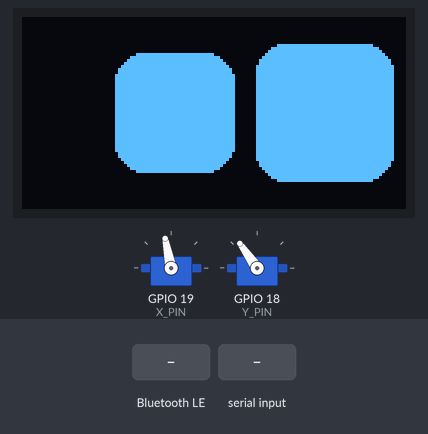
The sketch below on a simulated ESP32. On the bench: 128×64 one-colour display, 2 × servo. Inputs (shaded band) come from the test bench. Random numbers use the default seed unless the sketch sets one; nothing arrives over Bluetooth unless stated; a phone connects over Bluetooth LE 3 s after start; what the sketch prints to the serial monitor is not drawn.

Above: at 10.4 s.
10.5 s: Bluetooth LE write "eye_happy" received
At 12.9 s:
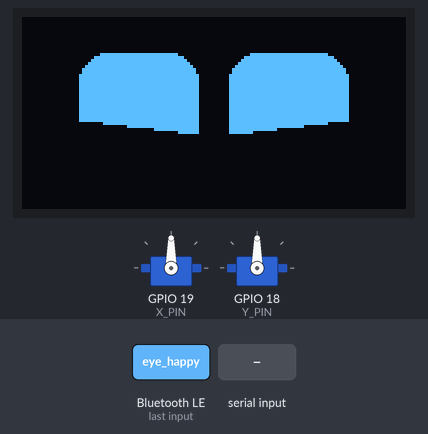
13.2 s: "head_left\n" received over Serial
At 14.0 s:
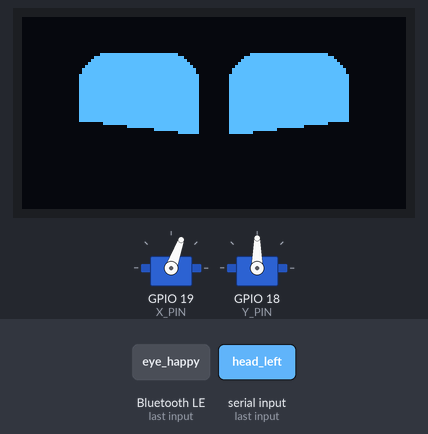
14.8 s: Bluetooth LE write "eye_sad" received
At 15.9 s:
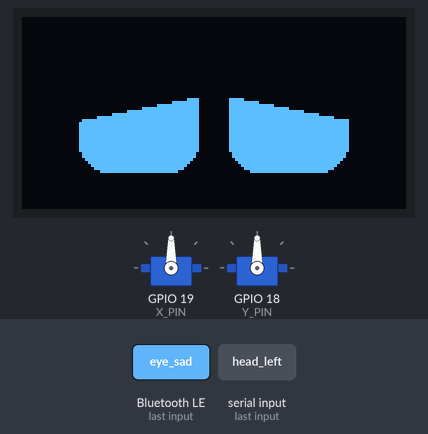
16.5 s: "eye_anger\n" received over Serial
At 17.3 s:
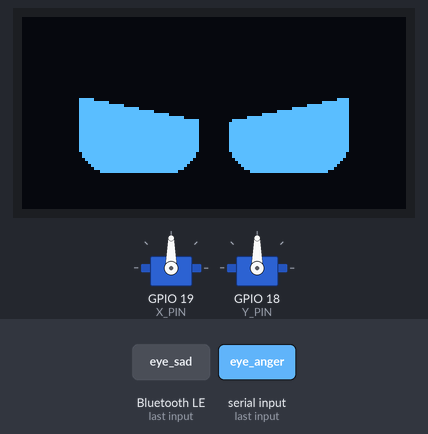
18.2 s: Bluetooth LE write "eye_surprise" received
At 19.7 s:
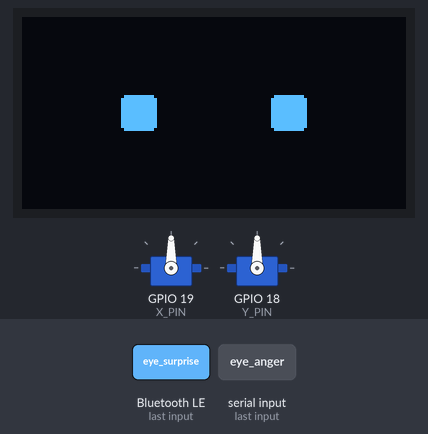
20.0 s: "eye_right\n" received over Serial
At 41.3 s:
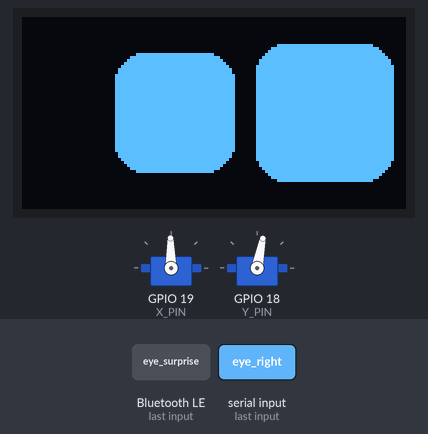
Timing chart, 0 to 43.0 s (numbered marks = the images above; inputs shaded):
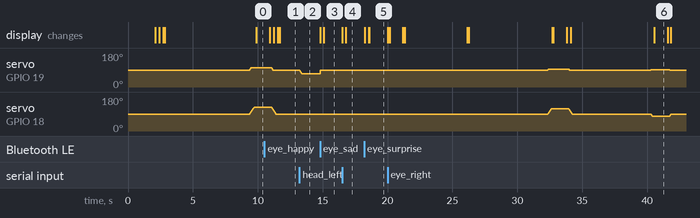

Measured:
- after the input at 13.2 s, servo on GPIO 19 (X_PIN): moves from 90° to 70° over 0.19 s, starting at once
- after the input at 14.8 s, servo on GPIO 19 (X_PIN): 70° → 90° at once; the display: first changes at once (image 3 shows a later state)
- after the input at 16.5 s, the display: first changes at once (image 4 shows a later state)
- after the input at 18.2 s, the display: first changes at once (image 5 shows a later state)
- what the display in image 6 shows lasts 1.0 s, from 40.6 s to 41.6 s

The sketch:

esp32_v1.1.0.ino
```cpp
#include <Arduino.h>
#include <Wire.h>
#include <Adafruit_SSD1306.h>
#include <ESP32Servo.h>
#include <BLEDevice.h>
#include <BLEServer.h>
#include <BLEUtils.h>
#include <BLE2902.h>
#include <queue>

// OLED
#define SCREEN_WIDTH 128
#define SCREEN_HEIGHT 64
#define OLED_RESET -1
#define SCREEN_ADDRESS 0x3C
Adafruit_SSD1306 display(SCREEN_WIDTH, SCREEN_HEIGHT, &Wire, OLED_RESET);

// Servo
#define X_PIN 19
#define Y_PIN 18
#define STEP 1
#define SERVO_DELAY 10
#define X_CENTER 90
#define X_OFFSET 25
#define Y_CENTER 90
#define Y_OFFSET 45
const int x_min = X_CENTER - X_OFFSET;
const int x_max = X_CENTER + X_OFFSET;
const int y_min = Y_CENTER - Y_OFFSET;
const int y_max = Y_CENTER + Y_OFFSET;
Servo servo_x;
Servo servo_y;

#define SERVICE_UUID        "4db9a22d-6db4-d9fe-4d93-38e350abdc3c"
#define CHARACTERISTIC_UUID "ff1cdaef-0105-e4fb-7be2-018500c2e927"
static unsigned long last_time = 0;
std::queue<String> commandQueue;

// Adjustable
const int ref_eye_height = 40;
const int ref_eye_width = 40;
const int ref_space_between_eye = 10;
const int ref_corner_radius = 10;

// Current state of the eyes
int left_eye_height = ref_eye_height;
int left_eye_width = ref_eye_width;
int right_eye_x = 32 + ref_eye_width + ref_space_between_eye;
int left_eye_x = 32;
int left_eye_y = 32;
int right_eye_y = 32;
int right_eye_height = ref_eye_height;
int right_eye_width = ref_eye_width;

// Functions
void draw_eyes(bool update = true) {
  display.clearDisplay();
  //draw from center
  int x = int(left_eye_x - left_eye_width / 2);
  int y = int(left_eye_y - left_eye_height / 2);
  display.fillRoundRect(x, y, left_eye_width, left_eye_height, ref_corner_radius, SSD1306_WHITE);
  x = int(right_eye_x - right_eye_width / 2);
  y = int(right_eye_y - right_eye_height / 2);
  display.fillRoundRect(x, y, right_eye_width, right_eye_height, ref_corner_radius, SSD1306_WHITE);
  if (update) {
    display.display();
  }
}

void eye_center(bool update = true) {
  //move eyes to the center of the display, defined by SCREEN_WIDTH, SCREEN_HEIGHT
  left_eye_height = ref_eye_height;
  left_eye_width = ref_eye_width;
  right_eye_height = ref_eye_height;
  right_eye_width = ref_eye_width;

  left_eye_x = SCREEN_WIDTH / 2 - ref_eye_width / 2 - ref_space_between_eye / 2;
  left_eye_y = SCREEN_HEIGHT / 2;
  right_eye_x = SCREEN_WIDTH / 2 + ref_eye_width / 2 + ref_space_between_eye / 2;
  right_eye_y = SCREEN_HEIGHT / 2;

  draw_eyes(update);
}

void eye_blink(int speed = 12) {
  draw_eyes();
  for (int i = 0; i < 3; i++) {
    left_eye_height = left_eye_height - speed;
    right_eye_height = right_eye_height - speed;
    draw_eyes();
  }
  for (int i = 0; i < 3; i++) {
    left_eye_height = left_eye_height + speed;
    right_eye_height = right_eye_height + speed;
    draw_eyes();
  }
}

void eye_sleep() {  // DRAWS A LINE TO LOOK LIKE SLEEPING
  left_eye_height = 2;
  right_eye_height = 2;
  draw_eyes(true);
}

void eye_wakeup() {  // WAKE UP THE EYES FROM AN LINE TO ROUND CORNERED SQUARE
  eye_sleep();
  for (int h = 0; h <= ref_eye_height; h += 2) {
    left_eye_height = h;
    right_eye_height = h;
    draw_eyes(true);
  }
}

void eye_happy() {
  eye_center(false);
  //draw inverted triangle over eye lower part
  int offset = ref_eye_height / 2;
  for (int i = 0; i < 10; i++) {
    display.fillTriangle(
      left_eye_x - left_eye_width / 2 - 1, left_eye_y + offset,
      left_eye_x + left_eye_width / 2 + 1, left_eye_y + 5 + offset,
      left_eye_x - left_eye_width / 2 - 1, left_eye_y + left_eye_height + offset,
      SSD1306_BLACK
    );
    display.fillTriangle(
      right_eye_x + right_eye_width / 2 + 1, right_eye_y + offset,
      right_eye_x - left_eye_width / 2 - 1, right_eye_y + 5 + offset,
      right_eye_x + right_eye_width / 2 + 1, right_eye_y + right_eye_height + offset,
      SSD1306_BLACK
    );
    offset -= 2;
    display.display();
  }
  display.display();
  delay(100);
}

void eye_sad() {
  eye_center(false);
  int offset = ref_eye_height / 2;
  for (int i = 0; i < 10; i++) {
    display.fillTriangle(
      left_eye_x - left_eye_width / 2 - 5, left_eye_y - offset + 5,
      left_eye_x + left_eye_width / 2 + 5, left_eye_y - 5 - offset,
      left_eye_x - left_eye_width / 2 - 5, left_eye_y - left_eye_height - offset,
      SSD1306_BLACK
    );
    display.fillTriangle(
      right_eye_x + right_eye_width / 2 + 5, right_eye_y - offset + 5,
      right_eye_x - left_eye_width / 2 - 5, right_eye_y - 5 - offset,
      right_eye_x + right_eye_width / 2 + 5, right_eye_y - left_eye_height - offset,
      SSD1306_BLACK
    );
    offset -= 2;
    display.display();
  }
  display.display();
  delay(100);
}

void eye_anger() {
  eye_center(false);
  int offset = ref_eye_height / 2;
  for (int i = 0; i < 10; i++) {
    display.fillTriangle(
      left_eye_x + left_eye_width / 2 + 5, left_eye_y - offset + 5,
      left_eye_x - left_eye_width / 2 - 5, left_eye_y - 5 - offset,
      left_eye_x + left_eye_width / 2 + 5, left_eye_y - left_eye_height - offset,
      SSD1306_BLACK
    );
    display.fillTriangle(
      right_eye_x - right_eye_width / 2 - 5, right_eye_y - offset + 5,
      right_eye_x + right_eye_width / 2 + 5, right_eye_y - 5 - offset,
      right_eye_x - right_eye_width / 2 - 5, right_eye_y - left_eye_height - offset,
      SSD1306_BLACK
    );
    offset -= 2;
    display.display();
  }
  display.display();
  delay(100);
}

void eye_surprise() {
  eye_center(false);
  int initial_width = left_eye_width;
  int initial_height = left_eye_height;
  int min_width = 10;
  int min_height = 10;
  int corner_radius = ref_corner_radius;

  while (initial_width > min_width && initial_height > min_height) {
    display.clearDisplay();
    int x = int(left_eye_x - initial_width / 2);
    int y = int(left_eye_y - initial_height / 2);
    display.fillRoundRect(x, y, initial_width, initial_height, corner_radius, SSD1306_WHITE);
    x = int(right_eye_x - initial_width / 2);
    y = int(right_eye_y - initial_height / 2);
    display.fillRoundRect(x, y, initial_width, initial_height, corner_radius, SSD1306_WHITE);
    display.display();

    initial_width -= 2;
    initial_height -= 2;
    corner_radius = max(corner_radius - 1, 1);
  }
  delay(100);
}


void saccade(int direction_x, int direction_y) {
  //quick movement of the eye, no size change. stay at position after movement, will not move back,  call again with opposite direction
  //direction == -1 :  move left
  //direction == 1 :  move right

  int direction_x_movement_amplitude = 8;
  int direction_y_movement_amplitude = 6;
  int eye_blink_amplitude = 8;

  for (int i = 0; i < 1; i++) {
    left_eye_x += direction_x_movement_amplitude * direction_x;
    right_eye_x += direction_x_movement_amplitude * direction_x;
    left_eye_y += direction_y_movement_amplitude * direction_y;
    right_eye_y += direction_y_movement_amplitude * direction_y;
    right_eye_height -= eye_blink_amplitude;
    left_eye_height -= eye_blink_amplitude;
    draw_eyes();
    delay(1);
  }

  for (int i = 0; i < 1; i++) {
    left_eye_x += direction_x_movement_amplitude * direction_x;
    right_eye_x += direction_x_movement_amplitude * direction_x;
    left_eye_y += direction_y_movement_amplitude * direction_y;
    right_eye_y += direction_y_movement_amplitude * direction_y;
    right_eye_height += eye_blink_amplitude;
    left_eye_height += eye_blink_amplitude;
    draw_eyes();
    delay(1);
  }
}

void move_eye(int direction) {  // MOVES TO RIGHT OR LEFT DEPENDING ON 1 OR -1 INPUT.
  //direction == -1 :  move left
  //direction == 1 :  move right

  int direction_oversize = 1;
  int direction_movement_amplitude = 2;
  int eye_blink_amplitude = 5;

  for (int i = 0; i < 3; i++) {
    left_eye_x += direction_movement_amplitude * direction;
    right_eye_x += direction_movement_amplitude * direction;
    right_eye_height -= eye_blink_amplitude;
    left_eye_height -= eye_blink_amplitude;
    if (direction > 0) {
      right_eye_height += direction_oversize;
      right_eye_width += direction_oversize;
    } else {
      left_eye_height += direction_oversize;
      left_eye_width += direction_oversize;
    }

    draw_eyes();
    delay(1);
  }
  for (int i = 0; i < 3; i++) {
    left_eye_x += direction_movement_amplitude * direction;
    right_eye_x += direction_movement_amplitude * direction;
    right_eye_height += eye_blink_amplitude;
    left_eye_height += eye_blink_amplitude;
    if (direction > 0) {
      right_eye_height += direction_oversize;
      right_eye_width += direction_oversize;
    } else {
      left_eye_height += direction_oversize;
      left_eye_width += direction_oversize;
    }
    draw_eyes();
    delay(1);
  }

  delay(1000);

  for (int i = 0; i < 3; i++) {
    left_eye_x -= direction_movement_amplitude * direction;
    right_eye_x -= direction_movement_amplitude * direction;
    right_eye_height -= eye_blink_amplitude;
    left_eye_height -= eye_blink_amplitude;
    if (direction > 0) {
      right_eye_height -= direction_oversize;
      right_eye_width -= direction_oversize;
    } else {
      left_eye_height -= direction_oversize;
      left_eye_width -= direction_oversize;
    }
    draw_eyes();
    delay(1);
  }
  for (int i = 0; i < 3; i++) {
    left_eye_x -= direction_movement_amplitude * direction;
    right_eye_x -= direction_movement_amplitude * direction;
    right_eye_height += eye_blink_amplitude;
    left_eye_height += eye_blink_amplitude;
    if (direction > 0) {
      right_eye_height -= direction_oversize;
      right_eye_width -= direction_oversize;
    } else {
      left_eye_height -= direction_oversize;
      left_eye_width -= direction_oversize;
    }
    draw_eyes();
    delay(1);
  }
  eye_center();
}

void eye_right() {
  move_eye(1);
}

void eye_left() {
  move_eye(-1);
}

void head_move(int x_offset=0, int y_offset=0, int servo_delay=SERVO_DELAY) {
  int x_angle = servo_x.read();
  int y_angle = servo_y.read();
  int to_x_angle = constrain(x_angle + x_offset, x_min, x_max);
  int to_y_angle = constrain(y_angle + y_offset, y_min, y_max);

  while (x_angle != to_x_angle || y_angle != to_y_angle) {
    if (x_angle != to_x_angle) {
      x_angle += (to_x_angle > x_angle ? STEP : -STEP);
      servo_x.write(x_angle);
    }
    if (y_angle != to_y_angle) {
      y_angle += (to_y_angle > y_angle ? STEP : -STEP);
      servo_y.write(y_angle);
    }
    delay(servo_delay);
  }
}

void head_right(int offset=0) {
  head_move(offset, 0);
}

void head_left(int offset=0) {
  head_move(-offset, 0);
}

void head_down(int offset=0) {
  head_move(0, offset);
}

void head_up(int offset=0) {
  head_move(0, -offset);
}

void head_center(int servo_delay=SERVO_DELAY) {
  int x_angle = servo_x.read();
  int y_angle = servo_y.read();
  head_move(X_CENTER - x_angle, Y_CENTER - y_angle, servo_delay);
}

void head_nod(int servo_delay=1) {
  for (int i = 0; i < 2; i++) {
    head_move(0, 20, servo_delay);
    delay(50);
    head_move(0, -20, servo_delay);
    delay(50);
  }
}

void head_shake(int servo_delay=1) {
  head_move(-10, 0, servo_delay);
  delay(50);
  head_move(20, 0, servo_delay);
  delay(50);
  head_move(-20, 0, servo_delay);
  delay(50);
  head_move(20, 0, servo_delay);
  delay(50);
  head_move(-10, 0, servo_delay);
  delay(50);
}

void head_roll_left(int servo_delay=SERVO_DELAY) {
  head_center();
  head_down(Y_OFFSET/2+5);
  head_move(-X_OFFSET, -Y_OFFSET/2, servo_delay);
  head_move(X_OFFSET, -Y_OFFSET/2, servo_delay);
  head_move(X_OFFSET, Y_OFFSET/2, servo_delay);
  head_move(-X_OFFSET, Y_OFFSET/2, servo_delay);
  head_center();
}

void head_roll_right(int servo_delay=SERVO_DELAY) {
  head_center();
  head_down(Y_OFFSET/2+5);
  head_move(X_OFFSET, -Y_OFFSET/2, servo_delay);
  head_move(-X_OFFSET, -Y_OFFSET/2, servo_delay);
  head_move(-X_OFFSET, Y_OFFSET/2, servo_delay);
  head_move(X_OFFSET, Y_OFFSET/2, servo_delay);
  head_center();
}

void random_act() {
  int random_num = random(100);
  int x = random(-25, 26);
  int y = random(-20, 51);

  servo_init();
  if (random_num < 5) {
    eye_happy();
  } else if (random_num < 40) {
    head_move(x, y, 10);
    if (x > 0) {
      eye_right();
    } else {
      eye_left();
    }
  } else {
    eye_blink();
  }
  head_center();
}

void servo_init() {
  servo_x.attach(X_PIN);
  servo_y.attach(Y_PIN);
  servo_x.write(X_CENTER);
  servo_y.write(Y_CENTER);
}

void servo_detach() {
  servo_x.detach();
  servo_y.detach();
}

class MyCallbacks : public BLECharacteristicCallbacks {
  void onWrite(BLECharacteristic *pCharacteristic) override {
    String value = pCharacteristic->getValue();
    if (!value.isEmpty()) {
      String cmd = String(value.c_str());
      cmd.trim();
      commandQueue.push(cmd);
    }
  }
};

void setupBLE() {
  BLEDevice::init("Desk-Emoji");
  BLEServer* pServer = BLEDevice::createServer();

  BLEService* pService = pServer->createService(SERVICE_UUID);
  BLECharacteristic* pCharacteristic = pService->createCharacteristic(
    CHARACTERISTIC_UUID,
    BLECharacteristic::PROPERTY_READ | BLECharacteristic::PROPERTY_WRITE
  );

  pCharacteristic->setCallbacks(new MyCallbacks());
  pService->start();

  BLEAdvertising* pAdvertising = BLEDevice::getAdvertising();
  pAdvertising->addServiceUUID(SERVICE_UUID);
  pAdvertising->setScanResponse(true);
  pAdvertising->setMinPreferred(0x06);
  pAdvertising->setMinPreferred(0x12);
  BLEDevice::startAdvertising();

  Serial.println("Bluetooth is ready, waiting for connection...");
}

void handle_cmd() {
  String cmd = "";

  if (!commandQueue.empty()) {
    cmd = commandQueue.front();
    commandQueue.pop();
    cmd.trim();
  } else if (Serial.available() > 0) {
    cmd = Serial.readStringUntil('\n');
    cmd.trim();
  }

  if (!cmd.isEmpty()) {

    last_time = millis();
    servo_init();

    if (cmd == "eye_blink") {
      eye_blink();
    } else if (cmd == "eye_happy") {
      eye_happy();
    } else if (cmd == "eye_sad") {
      eye_sad();
    } else if (cmd == "eye_anger") {
      eye_anger();
    } else if (cmd == "eye_surprise") {
      eye_surprise();
    } else if (cmd == "eye_right") {
      eye_right();
    } else if (cmd == "eye_left") {
      eye_left();
    } else if (cmd == "head_left") {
      head_left(20);
    } else if (cmd == "head_right") {
      head_right(20);
    } else if (cmd == "head_up") {
      head_up(20);
    } else if (cmd == "head_down") {
      head_down(20);
    } else if (cmd == "head_center") {
      head_center();
    } else if (cmd == "head_nod") {
      head_nod(3);
    } else if (cmd == "head_shake") {
      head_shake(3);
    } else if (cmd == "head_roll_left") {
      head_roll_left(20);
    } else if (cmd == "head_roll_right") {
      head_roll_right(20);
    } else if (cmd.startsWith("head_move")) {
      int firstSpaceIndex = cmd.indexOf(' ');
      if (firstSpaceIndex > 0) {
        int secondSpaceIndex = cmd.indexOf(' ', firstSpaceIndex + 1);
        if (secondSpaceIndex > 0) {
          int thirdSpaceIndex = cmd.indexOf(' ', secondSpaceIndex + 1);
          if (thirdSpaceIndex > 0) {
            String xString = cmd.substring(firstSpaceIndex + 1, secondSpaceIndex);
            String yString = cmd.substring(secondSpaceIndex + 1, thirdSpaceIndex);
            String delayString = cmd.substring(thirdSpaceIndex + 1);
            int x_offset = xString.toInt();
            int y_offset = yString.toInt();
            int servo_delay = delayString.toInt();
            head_move(x_offset, y_offset, servo_delay);
          }
        }
      }
    } else {
      Serial.print("Unknown command: ");
    }
    Serial.println(cmd);
  }
}

void setup() {
  Serial.begin(115200);
  Serial.flush();
  Serial.println("Initializing...");

  // Init bluetooth
  setupBLE();

  // SSD1306_SWITCHCAPVCC = generate display voltage from 3.3V internally
  if (!display.begin(SSD1306_SWITCHCAPVCC, SCREEN_ADDRESS)) {
    Serial.println(F("SSD1306 allocation failed"));
    while(true) {}
  }
  display.clearDisplay();

  // Init movement
  servo_init();
  eye_sleep();
  delay(2000);
  eye_wakeup();
  eye_center();
  eye_blink();
  head_center();
  delay(500);
  last_time = millis();
  Serial.println("Robot initialization Done.");
}

void loop() {
  servo_detach();
  handle_cmd();

  if (millis() - last_time > random(6, 10) * 1000) {
    random_act();
    last_time = millis();
  }

  delay(10);
}
```
